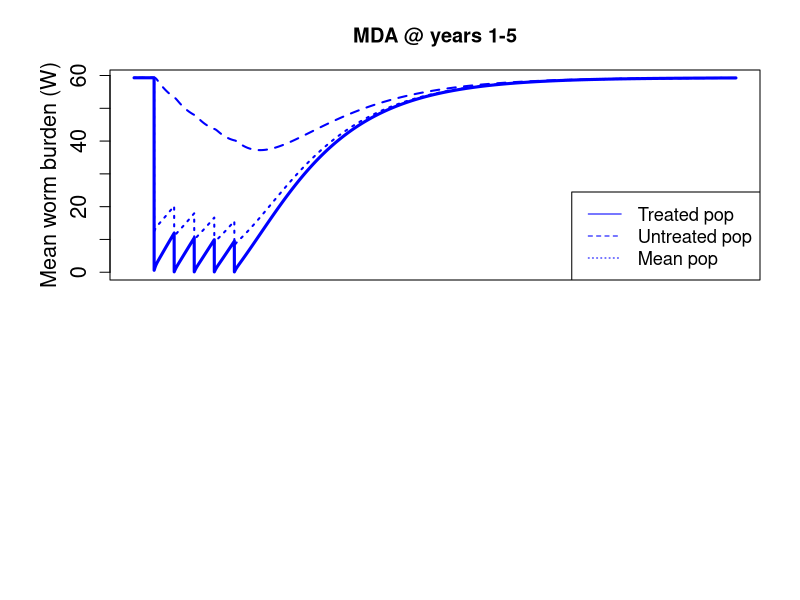

R code for this plot: (Note: this script raises an error after producing the figure.)
## A schisto model with modeled MDA interventions
library(deSolve)
#Base schisto model 
schisto=function(t, n, parameters) { 
  with(as.list(parameters),{
    S=n[1]
    E=n[2]
    I=n[3]
    W=n[4]
    N=S+E+I
    pred= (alpha*P)/(1+alpha*N*Th)
    #inf= 0.5*beta*W*H*m*H
    inf= 0.5*beta*W*H*m*S
    dSdt= f_N*((1-(phi_N*N))*(S+(z*E))) - (mu_N*S) - (pred*S) - inf
    dEdt= inf - ((mu_N+pred+sigma)*E)
    dIdt= (sigma*E) - ((mu_N+mu_I)*I) - (pred*I)
    dWdt= (lamda*I) - ((mu_W+mu_H)*W)
    return(list(c(dSdt,dEdt,dIdt,dWdt)))
  }) 
} 

#W divided into treated and untreated groups
schisto_WtWu=function(t, n, parameters) { 
  with(as.list(parameters),{
    S=n[1]
    E=n[2]
    I=n[3]
    Wt=n[4]
    Wu=n[5]
    N=S+E+I
    W=(0.8*Wt)+(0.2*Wu)
    pred= (alpha*P)/(1+alpha*N*Th)
    inf= 0.5*beta*W*H*m*S
    dSdt= f_N*((1-(phi_N*N))*(S+(z*E))) - (mu_N*S) - (pred*S) - inf
    dEdt= inf - ((mu_N+pred+sigma)*E)
    dIdt= (sigma*E) - ((mu_N+mu_I)*I) - (pred*I)
    dWtdt= (lamda*I) - ((mu_W+mu_H)*Wt)
    dWudt= (lamda*I) - ((mu_W+mu_H)*Wu)
    return(list(c(dSdt,dEdt,dIdt,dWtdt,dWudt)))
  }) 
} 

#Paramaters and initial conditions ########################
time=seq(0,365*30,1)
p=0
parameters=c(f_N=0.16, #Instantaneous snail mortality rate
             phi_N= (1-1/(80*0.16))/10000, #~Inverse of snail carrying capacity
             z=0.5, #Fraction of exposed snails that reproduce
             mu_N=1/80, #Snail mortality rate; assumed lifespan=12 weeks
             alpha=0.003, #per capita prawn attack rate on snails
             P=p, #Number of prawns in the system
             Th=0.1, #Prawn predation max
             beta=0.000004, #Snail infection probability
             H=1000, # human population
             sigma=0.02, # exposed snails becoming infected
             mu_I=0.05, #Enhanced mortality of infected snails
             lamda=0.00004, #Human infection probability from infected snails
             mu_H=0.00004566, #Worm mortality from host deaths
             mu_W=0.00091324, #Adult worm natural mortality
             m=0.5 #Miracidial production per reproductive female
)
nstart=c(S=2435,E=4444,I=1422, W=59) #VALUES USED HERE ARE PRAWN-FREE EQUILIBRIUM
output=as.data.frame(ode(nstart,time,schisto,parameters)) 
output[c((max(time)-100):max(time)),2:5]
eqbm<-output[max(time),2:5]
eqbm

#MDA Model ################
MDA_5years<-function(years,coverage,efficacy, eqbm, total_years){
  eqbm<-c(S=2435,E=4445,I=1422,W=59.3)
  entryValue<-eqbm
  exitValue<-numeric()
  mda_output<-numeric() # stores all the variable values
  W_treated<-numeric()
  W_untreated<-numeric()
  start<-numeric()
  end<-numeric()
  for(y in years){
    if(y==1){
      start<-365*(y-1)
      end<-(365*y)-1
      
      time<-seq(start-start,end-start,1)
      p=0
      parameters=c(f_N=0.16, #Instantaneous snail mortality rate
                   phi_N= (1-1/(80*0.16))/10000, #~Inverse of snail carrying capacity
                   z=0.5, #Fraction of exposed snails that reproduce
                   mu_N=1/80, #Snail mortality rate; assumed lifespan=12 weeks
                   alpha=0.003, #per capita prawn attack rate on snails
                   P=p, #Number of prawns in the system
                   Th=0.1, #Prawn predation max
                   beta=0.000004, #Snail infection probability
                   H=1000, # human population
                   sigma=0.02, # exposed snails becoming infected
                   mu_I=0.05, #Enhanced mortality of infected snails
                   lamda=0.00004, #Human infection probability from infected snails
                   mu_H=0.00004566, #Worm mortality from host deaths
                   mu_W=0.00091324, #Adult worm natural mortality
                   m=0.5 #Miracidial production per reproductive female
      )
      nstart=as.numeric(entryValue)
      output=as.data.frame(ode(nstart,time,schisto,parameters)) 
      output_correctTime<-output
      output_correctTime[,1]<-output_correctTime[,1]+start
      mda_output<-rbind(mda_output, output_correctTime)
      mda_output<-cbind(mda_output, mda_output[,5])
      colnames(mda_output)[6]<-5
      exitValue<-as.numeric(output[max(time),2:5])
      entryValue<-exitValue
      entryValue<-c(exitValue, exitValue[4])
      entryValue[4]<-(1-efficacy)*entryValue[4]
      entryValue[5]<-entryValue[5]
    }
    if(y>1){
      start<-365*(y-1)
      end<-(365*y)-1
      
      time<-seq(start-start,end-start,1)
      p=0
      parameters=c(f_N=0.16, #Instantaneous snail mortality rate
                   phi_N= (1-1/(80*0.16))/10000, #~Inverse of snail carrying capacity
                   z=0.5, #Fraction of exposed snails that reproduce
                   mu_N=1/80, #Snail mortality rate; assumed lifespan=12 weeks
                   alpha=0.003, #per capita prawn attack rate on snails
                   P=p, #Number of prawns in the system
                   Th=0.1, #Prawn predation max
                   beta=0.000004, #Snail infection probability
                   H=1000, # human population
                   sigma=0.02, # exposed snails becoming infected
                   mu_I=0.05, #Enhanced mortality of infected snails
                   lamda=0.00004, #Human infection probability from infected snails
                   mu_H=0.00004566, #Worm mortality from host deaths
                   mu_W=0.00091324, #Adult worm natural mortality
                   m=0.5 #Miracidial production per reproductive female
      )
      nstart=as.numeric(entryValue)
      output=as.data.frame(ode(nstart,time,schisto_WtWu,parameters)) 
      output_correctTime<-output
      output_correctTime[,1]<-output_correctTime[,1]+start
      mda_output<-rbind(mda_output, output_correctTime)
      exitValue<-as.numeric(output[max(time),2:6])
      entryValue<-exitValue
      entryValue[4]<-(1-efficacy)*(entryValue[4])
      entryValue[5]<-entryValue[5]
    }
  
    print(c(y, entryValue[4], entryValue[5]))
   
   
  }
  #run till end 
  start<-end+1
  end<-365*total_years
  time<-seq(start-start,end-start,1)
  p=0
  parameters=c(f_N=0.16, #Instantaneous snail mortality rate
               phi_N= (1-1/(80*0.16))/10000, #~Inverse of snail carrying capacity
               z=0.5, #Fraction of exposed snails that reproduce
               mu_N=1/80, #Snail mortality rate; assumed lifespan=12 weeks
               alpha=0.003, #per capita prawn attack rate on snails
               P=p, #Number of prawns in the system
               Th=0.1, #Prawn predation max
               beta=0.000004, #Snail infection probability
               H=1000, # human population
               sigma=0.02, # exposed snails becoming infected
               mu_I=0.05, #Enhanced mortality of infected snails
               lamda=0.00004, #Human infection probability from infected snails
               mu_H=0.00004566, #Worm mortality from host deaths
               mu_W=0.00091324, #Adult worm natural mortality
               m=0.5 #Miracidial production per reproductive female
  )
  nstart=as.numeric(entryValue)
  output=as.data.frame(ode(nstart,time,schisto_WtWu,parameters)) 
  output_correctTime<-output
  output_correctTime[,1]<-output_correctTime[,1]+start
  mda_output<-rbind(mda_output, output_correctTime)
  
 mda_output 
 
  
  
}# end of function

#Values for MDA model  ####################
years<-c(1,2,3,4,5) # years of MDA intervention
coverage<-0.8 # coverage within human population at intervention
efficacy<-0.99 # efficacy of intervetnion (% adult worms cleared)
total_years<-30 # Years of model run

mda_output<-MDA_5years(years,coverage,efficacy, eqbm, total_years)
#Plot results of MDA model ######################
par(mfrow=c(2,1), cex.lab=1.4, cex.axis=1.3)
#Mean worm burden
par(mai=c(0.2, 1.1, 0.7,0.4))
  plot(mda_output[,1], mda_output[,5], type='l', xlab="", lwd=3,
      ylab="",ylim=c(0,max(mda_output[,5])), col="blue", xaxt='n',
      main="MDA @ years 1-5")
    mtext("Mean worm burden (W)", side=2, line=2.5, cex=1.3)
    lines(mda_output[,1], mda_output[,6], type='l', col="blue", lty=2, lwd=2)
    lines(mda_output[,1], (0.2*mda_output[,6]+ 0.8*mda_output[,5]), type='l', 
          col="blue", lty=3, lwd=2)
    legend("bottomright", c("Treated pop", "Untreated pop", "Mean pop"), 
           lty=c(1,2,3), col="blue", cex=1.1)
#prevalence
  par(mai=c(1.2, 1.1, 0.1,0.4))  
  plot(mda_output[,1], prev(W=mda_output[,5]), type='l', xlab="time (days)", lwd=3,
      ylab="",ylim=c(0,1), col="blue")
    mtext("Prevalence", side=2, line=2.5, cex=1.3)
    lines(mda_output[,1], prev(W=mda_output[,6]), type='l', col="blue", lty=2, lwd=2)
    lines(mda_output[,1], prev(W=(0.2*mda_output[,6]+ 0.8*mda_output[,5])), 
          type='l', col="blue", lty=3, lwd=2)
    
  
  
  
#MDA intervention coupled with prawn stocking #########################
Prawns_MDA_2_4<-function(Prawns=50,coverage,efficacy, eqbm, total_years){
  eqbm<-c(S=2435,E=4445,I=1422,Wt=59.3,Wu=59.3)
  entryValue<-eqbm
  exitValue<-numeric()
  prawn_output<-numeric() # stores all the variable values
  W_treated<-numeric()
  W_untreated<-numeric()
  start<-numeric()
  end<-numeric()
    
    
    #first two years
    start<-0
    end<-(365*2)-1
    
    time<-seq(start-start,end-start,1)
    parameters=c(f_N=0.16, #Instantaneous snail mortality rate
                 phi_N= (1-1/(80*0.16))/10000, #~Inverse of snail carrying capacity
                 z=0.5, #Fraction of exposed snails that reproduce
                 mu_N=1/80, #Snail mortality rate; assumed lifespan=12 weeks
                 alpha=0.003, #per capita prawn attack rate on snails
                 P=Prawns, #Number of prawns in the system
                 Th=0.1, #Prawn predation max
                 beta=0.000004, #Snail infection probability
                 H=1000, # human population
                 sigma=0.02, # exposed snails becoming infected
                 mu_I=0.05, #Enhanced mortality of infected snails
                 lamda=0.00004, #Human infection probability from infected snails
                 mu_H=0.00004566, #Worm mortality from host deaths
                 mu_W=0.00091324, #Adult worm natural mortality
                 m=0.5 #Miracidial production per reproductive female
    )
    nstart=as.numeric(entryValue)
    output=as.data.frame(ode(nstart,time,schisto_WtWu,parameters)) 
    output_correctTime<-output
    output_correctTime[,1]<-output_correctTime[,1]+start
    prawn_output<-rbind(prawn_output, output_correctTime)
    exitValue<-as.numeric(output[max(time),2:5])
    entryValue<-exitValue
    entryValue<-c(exitValue, exitValue[4])
    entryValue[4]<-(1-efficacy)*entryValue[4]
    entryValue[5]<-entryValue[5]
    
    #first treatment at year=2
    start<-end+1
    end<-(365*4)-1
    
    time<-seq(start-start,end-start,1)
    parameters=c(f_N=0.16, #Instantaneous snail mortality rate
                 phi_N= (1-1/(80*0.16))/10000, #~Inverse of snail carrying capacity
                 z=0.5, #Fraction of exposed snails that reproduce
                 mu_N=1/80, #Snail mortality rate; assumed lifespan=12 weeks
                 alpha=0.003, #per capita prawn attack rate on snails
                 P=Prawns, #Number of prawns in the system
                 Th=0.1, #Prawn predation max
                 beta=0.000004, #Snail infection probability
                 H=1000, # human population
                 sigma=0.02, # exposed snails becoming infected
                 mu_I=0.05, #Enhanced mortality of infected snails
                 lamda=0.00004, #Human infection probability from infected snails
                 mu_H=0.00004566, #Worm mortality from host deaths
                 mu_W=0.00091324, #Adult worm natural mortality
                 m=0.5 #Miracidial production per reproductive female
    )
    nstart=as.numeric(entryValue)
    output=as.data.frame(ode(nstart,time,schisto_WtWu,parameters)) 
    output_correctTime<-output
    output_correctTime[,1]<-output_correctTime[,1]+start
    prawn_output<-rbind(prawn_output, output_correctTime)
    exitValue<-as.numeric(output[max(time),2:6])
    entryValue<-exitValue
    entryValue[4]<-(1-efficacy)*(entryValue[4])
    entryValue[5]<-entryValue[5]
    
    
    print(c(2, entryValue[4], entryValue[5]))
    
    # at year 4, MDA
    start<-end+1
    end<-(365*total_years)-1
    
    time<-seq(start-start,end-start,1)
    parameters=c(f_N=0.16, #Instantaneous snail mortality rate
                 phi_N= (1-1/(80*0.16))/10000, #~Inverse of snail carrying capacity
                 z=0.5, #Fraction of exposed snails that reproduce
                 mu_N=1/80, #Snail mortality rate; assumed lifespan=12 weeks
                 alpha=0.003, #per capita prawn attack rate on snails
                 P=Prawns, #Number of prawns in the system
                 Th=0.1, #Prawn predation max
                 beta=0.000004, #Snail infection probability
                 H=1000, # human population
                 sigma=0.02, # exposed snails becoming infected
                 mu_I=0.05, #Enhanced mortality of infected snails
                 lamda=0.00004, #Human infection probability from infected snails
                 mu_H=0.00004566, #Worm mortality from host deaths
                 mu_W=0.00091324, #Adult worm natural mortality
                 m=0.5 #Miracidial production per reproductive female
    )
    nstart=as.numeric(entryValue)
    output=as.data.frame(ode(nstart,time,schisto_WtWu,parameters)) 
    output_correctTime<-output
    output_correctTime[,1]<-output_correctTime[,1]+start
    prawn_output<-rbind(prawn_output, output_correctTime)
    exitValue<-as.numeric(output[max(time),2:6])
    entryValue<-exitValue
    entryValue[4]<-(1-efficacy)*(entryValue[4])
    entryValue[5]<-entryValue[5]
    
    print(c(4, entryValue[4], entryValue[5]))
    
    
    
    prawn_output 
    
    
    
  }# end of function
  
#Starting values and run of MDA+Prawn model ####################
Prawns=50 #Number of prawns in system (constant)
coverage<-0.8 #Coverage of MDA intervention
efficacy<-0.99 #Efficacy of MDA intervention
total_years<-30 #Time of model run
  
  prawn_output<-Prawns_MDA_2_4(Prawns,coverage,efficacy, eqbm, total_years)
  
#Plot results of MDA + Prawn model #############################  
#Mean worm burden
par(mfrow=c(2,1), cex.axis=1.3, cex.lab=1.4)
  par(mai=c(0.2, 1.1, 0.7,0.4))
    plot(prawn_output[,1], prawn_output[,5], type='l', lwd=3,
        xlab="",ylab="Mean worm burden",main="MDA at 2&4 yrs with P=50",
        ylim=c(0,max(prawn_output[,5])), col="blue", xaxt='n')
      lines(prawn_output[,1], prawn_output[,6], type='l', col="blue", lty=2, lwd=3)
      lines(prawn_output[,1], (0.2*prawn_output[,6]+ 0.8*prawn_output[,5]), type='l', 
            col="blue", lty=3, lwd=2)
      legend("topright", c("Treated pop", "Untreated pop", "Mean pop"), lty=c(1,2,3), col="blue")
#Prevalence  
  par(mai=c(1.2, 1.1, 0.1,0.4))
    plot(prawn_output[,1], prev(W=prawn_output[,5]), type='l', lwd=3,
        xlab="time (days)",ylab="Prevalence",main="",
        ylim=c(0,1), col="blue")
      lines(prawn_output[,1], prev(W=prawn_output[,6]), type='l', col="blue", lty=2, lwd=3)
      lines(prawn_output[,1], prev(W=(0.2*prawn_output[,6]+ 0.8*prawn_output[,5])), type='l', 
            col="blue", lty=3, lwd=2)
      
#Plot results of MDA alone and MDA + Prawn models together ###################
  par(mfrow=c(2,1))
  #Plot1: MDA Alone
  par(mar=c(1.5, 4.0, 2.0, 2.0))
    plot(mda_output[,1], mda_output[,5], type='l', xlab="", xaxt='n', lwd=3,
         ylab="",ylim=c(0,max(mda_output[,5])), col="blue")
    lines(mda_output[,1], mda_output[,6], type='l', col="blue", lty=2, lwd=2)

  #Plot2: MDA+Prawns
  par(mar=c(4.5, 4.0, 1.0, 2.0), cex.lab=1.2)
    plot(prawn_output[,1], prawn_output[,5], type='l', lwd=3,
         xlab="", ylab="", ylim=c(0,max(prawn_output[,5])), col="blue",
         main="MDA with Prawns")
    mtext("time (days)", side=1, line=2.5, cex=1.3)
    mtext("Mean Worm Burden (M)", side=2, at=c(-2000,75), cex=1.5, line=2.5)
    lines(prawn_output[,1], prawn_output[,6], type='l', col="blue", lty=2, lwd=3)
    legend("topright", c("Treated pop", "Untreated pop"), lty=c(1,2), col="blue")
    
